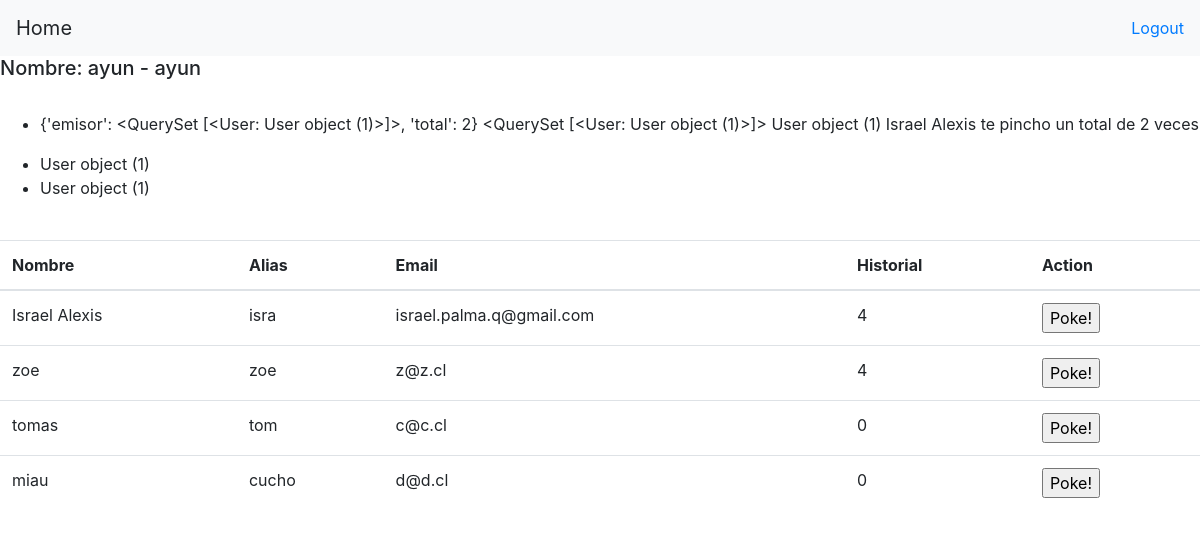
The page /home/ (signed in) on the database its author committed.
### login/models.py (models this page shows)
class User(models.Model):
    id = models.AutoField(primary_key=True)
    nombre = models.CharField(max_length=40)
    alias = models.CharField(max_length=40)
    email = models.CharField(max_length=40)
    password = models.CharField(max_length=255)
    cumple = models.DateTimeField()
    rol = models.PositiveIntegerField(default=1)
    created_at = models.DateTimeField(auto_now_add=True)
    updated_at = models.DateTimeField(auto_now=True)
    historico = models.IntegerField(default=0)
    objects = UserManager()

class Poke(models.Model):
    id = models.AutoField(primary_key=True)
    emisor = models.ForeignKey(User,related_name='emisor_poke',on_delete=models.CASCADE)
    receptor = models.ForeignKey(User,related_name='receptor_poke',on_delete=models.CASCADE)

### home/views.py (the view)
# urls.py: 2. Add a URL to urlpatterns:  path('', views.home, name='home')
def home(request):
    active_user = User.objects.get(id=request.session['user_id'])
    lista_usuarios = User.objects.all()
    mis_pokes= []
    los_poke=Poke.objects.filter(receptor=active_user).values('emisor').annotate(total=Count('emisor'))
    for usuario in los_poke:
        mis_pokes.append(
            {
            "emisor": User.objects.filter(id=usuario["emisor"]),#QuerySet
            "total": usuario["total"]
            }
        )
    los_poke2 = Poke.objects.filter(receptor=active_user)
    print(len(los_poke2))
    for poke in los_poke2:
        print(poke.emisor.id)
    context = {
        "active_user": active_user,
        "mis_pokes":mis_pokes,#arreglo de diccionarios
        "lista_usuarios" : lista_usuarios,
        "los_poke": los_poke2,
    }
    return render(request, 'home.html', context)

### login/templates/home.html (shortened to what this page needs)
<!DOCTYPE html>
<html lang="en">
<head>
    {% load static %}
    <link rel="stylesheet" href="https://stackpath.bootstrapcdn.com/bootstrap/4.1.3/css/bootstrap.min.css">
</head>
<body>
    <div class="wrapper">
    {% include "navbar.html" %}
        <div class="header">
            <h5>Nombre: {{active_user.nombre}} - {{active_user.alias}}</h5>
        </div>
        <br>
        <div class="content">
            <ul>
            {% for user_poke in mis_pokes%}
                <li>{{user_poke}} {{user_poke.emisor}} {{user_poke.emisor.0}} {{user_poke.emisor.0.nombre}} te pincho un total de {{user_poke.total}} veces</li>
            {% endfor %}
            </ul>
            <ul>
            {% for poke in los_poke %}
                <li>{{poke.emisor}} </li>
            {% endfor %}
            </ul>
            <br>
            <table class="table">
                <thead>
                    <tr>
                        <th scope="col">Nombre</th>
                        <th scope="col">Alias</th>
                        <th scope="col">Email</th>
                        <th scope="col">Historial</th>
                        <th scope="col">Action</th>
                    </tr>
                </thead>
                <tbody>
                {% for usuario in lista_usuarios %}
                    {% if usuario.id != active_user.id %}
                        <tr>
                            <td>{{usuario.nombre}}</td>
                            <td>{{usuario.alias}}</td>
                            <td>{{usuario.email}}</td>
                            <td>{{usuario.historico}}</td>
                            <td>
                                <form action="addpoke" method="post">
                                    <input type="submit" name="poke" value="Poke!">
                                </form>
                            </td>
                        </tr>
                    {% endif %}
                {% endfor%}
            </tbody>
            </table>
        </div>
    </div>
</body>
</html>

### rows shown on the page
User: nombre "ayun", alias "ayun"
User: mis_pokes "{'emisor': <QuerySet [<User: User object (1)>]>, 'total': 2}", emisor "<QuerySet [<User: User object (1)>]>", emisor.0 "User object (1)", emisor.0.nombre "Israel Alexis", nombre "Israel Alexis", alias "isra", email "israel.palma.q@gmail.com", historico "4"
Poke: emisor "User object (1)"
Poke: emisor "User object (1)"
User: nombre "zoe", alias "zoe", email "z@z.cl", historico "4"
User: nombre "tomas", alias "tom", email "c@c.cl", historico "0"
User: nombre "miau", alias "cucho", email "d@d.cl", historico "0"

### other values the page prints
{{ user_poke.total }} "2"
